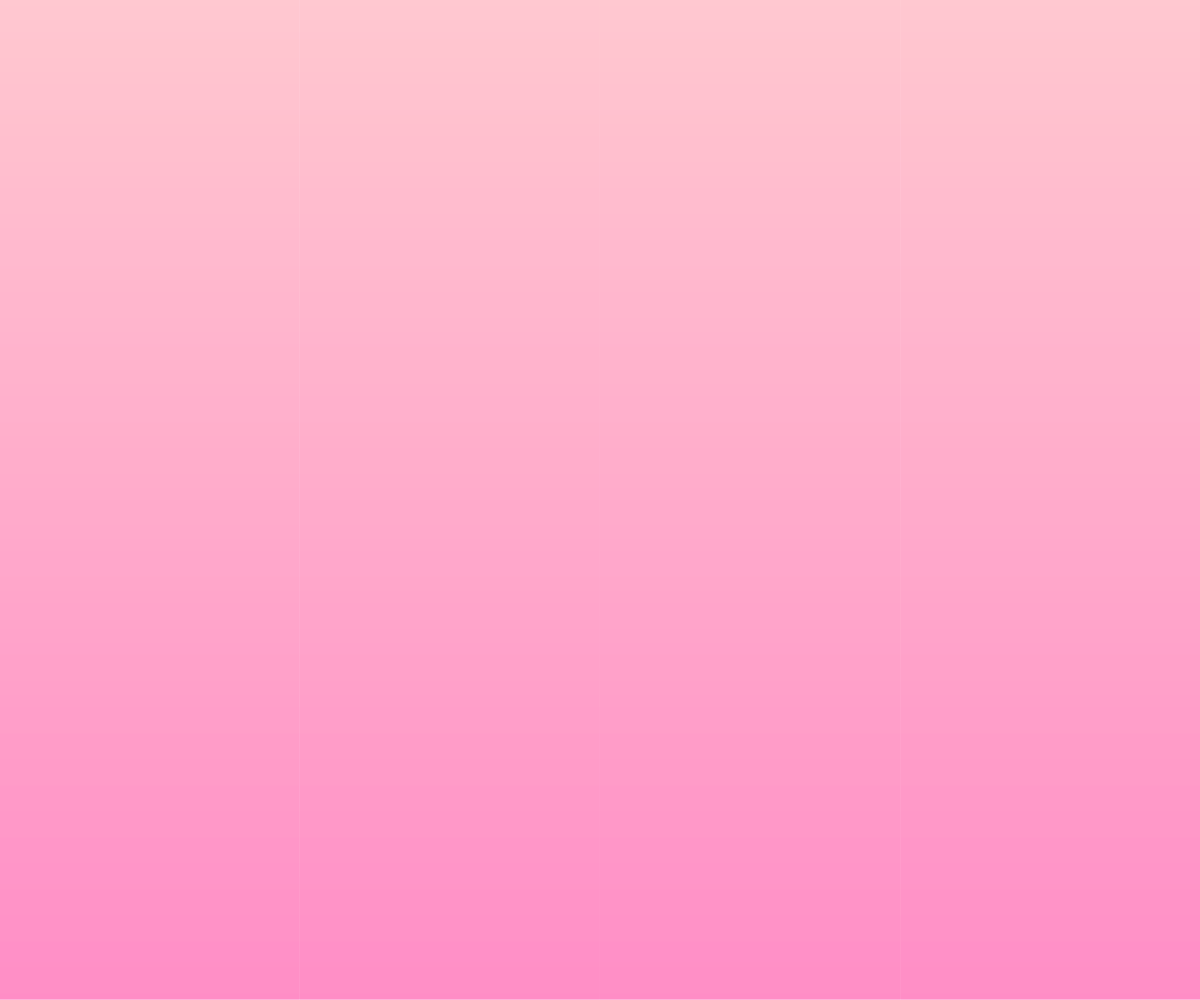
Frame 1 (no input)
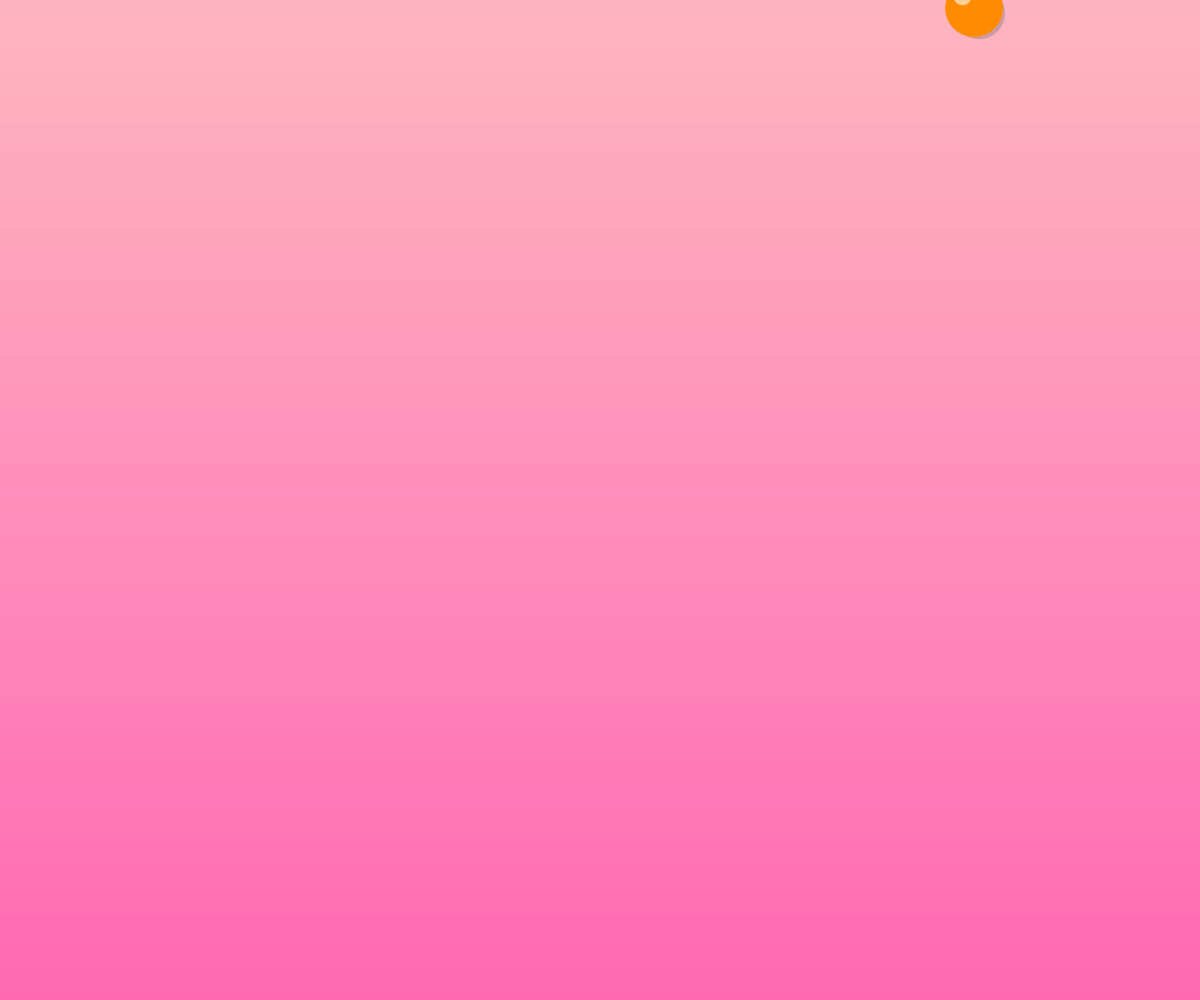
Frame 60 (no input)
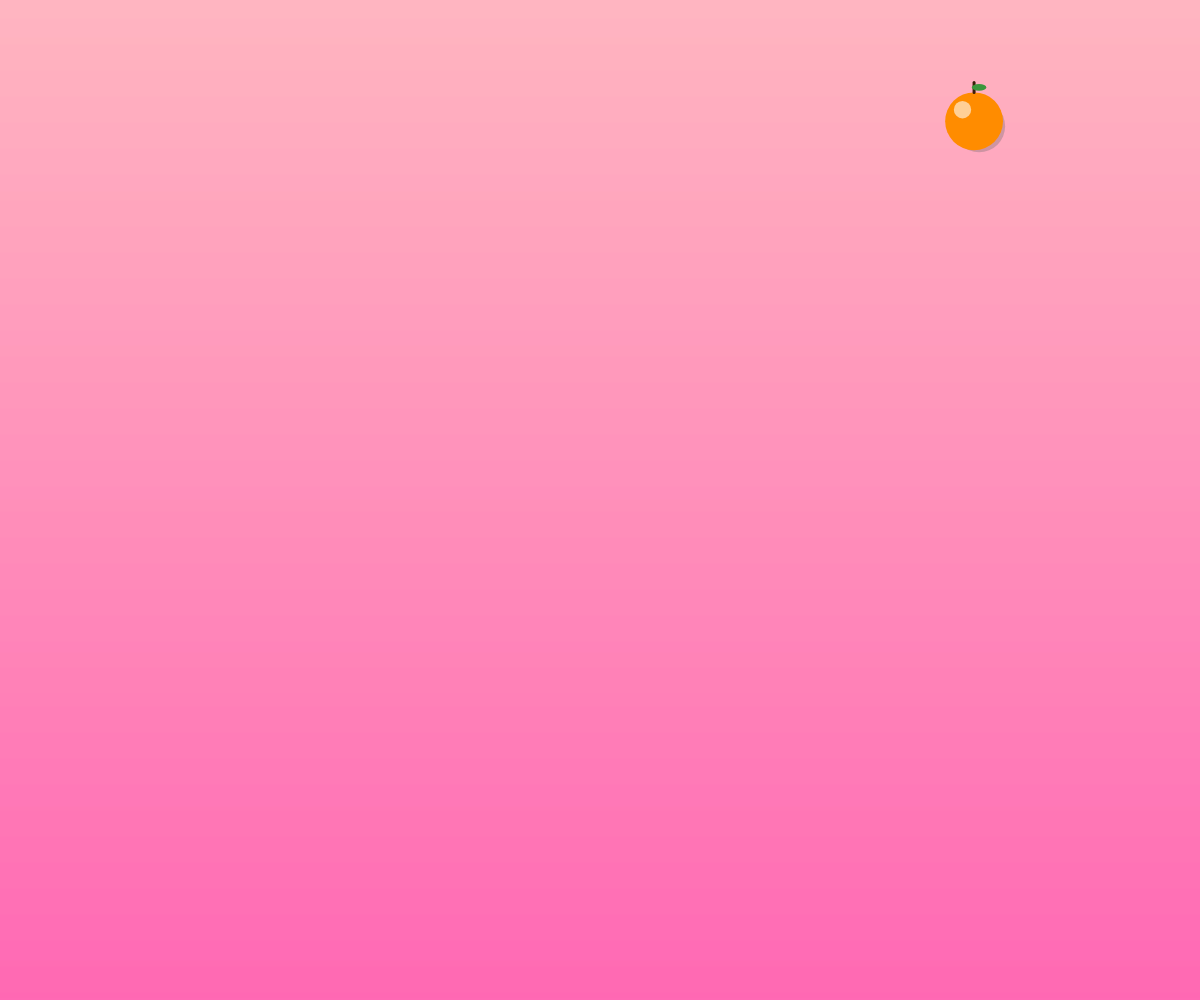
Frame 120 (the mouse pressed at the canvas centre since frame 60)

The p5.js sketch that drew these frames (run headless with seeded random() and noise() and a simulated clock; from frame 60 on, the mouse is pressed at the canvas centre):

// p5.js sketch
// ── sketch.js
let naranjas = [];
let cantidad = 10;

function setup() {
  createCanvas(windowWidth, windowHeight);
  noStroke();

  // Crear naranjas con posiciones y tamaños aleatorios
  for (let i = 0; i < cantidad; i++) {
    let x = random(width);
    let y = random(-height, 0);
    let tam = random(40, 80);
    let velocidad = random(1, 3);
    naranjas.push(new Naranja(x, y, tam, velocidad));
  }
}

function draw() {
  drawGradientBackground();

  // Dibujar y mover las naranjas
  for (let n of naranjas) {
    n.show();
    n.move();
  }
}

// --- Función para dibujar fondo degradado rosa ---
function drawGradientBackground() {
  for (let y = 0; y < height; y++) {
    // Interpolamos el color de arriba a abajo
    let inter = map(y, 0, height, 0, 1);
    let c = lerpColor(color(255, 182, 193), color(255, 105, 180), inter);
    stroke(c);
    line(0, y, width, y);
  }
}

// --- Clase Naranja ---
class Naranja {
  constructor(x, y, tam, velocidad) {
    this.x = x;
    this.y = y;
    this.tam = tam;
    this.velocidad = velocidad;
    this.colorBase = color(255, 140, 0);
  }

  show() {
    // sombra
    fill(100, 80);
    ellipse(this.x + 5, this.y + 5, this.tam * 0.9);

    // cuerpo
    fill(this.colorBase);
    ellipse(this.x, this.y, this.tam);

    // brillo
    fill(255, 150);
    ellipse(this.x - this.tam * 0.2, this.y - this.tam * 0.2, this.tam * 0.3);

    // tallo
    stroke(60, 30, 10);
    strokeWeight(3);
    line(this.x, this.y - this.tam / 2, this.x, this.y - this.tam / 2 - 10);

    // hoja
    fill(60, 150, 60);
    noStroke();
    ellipse(this.x + 5, this.y - this.tam / 2 - 5, this.tam * 0.25, this.tam * 0.12);
  }

  move() {
    this.y += this.velocidad;

    // Si sale del lienzo, reaparece arriba
    if (this.y > height + this.tam / 2) {
      this.y = -this.tam / 2;
      this.x = random(width); 
      this.velocidad = random(1, 3); 
    }
  }
}

// Ajustar canvas al tamaño de la ventana al redimensionar
function windowResized() {
  resizeCanvas(windowWidth, windowHeight);
}

// ── style.css
/* --- style.css --- */

/* Quitar márgenes y scroll, centrar lienzo */
html, body {
  margin: 0;
  padding: 0;
  overflow: hidden;       
  height: 100%;
  display: flex;
  justify-content: center;
  align-items: center;

  /* Degradado de fondo verde */
  background: linear-gradient(to bottom, #a8e6a3, #2e8b57); 
  /* #a8e6a3 = verde claro
     #2e8b57 = verde intenso */

  font-family: Arial, sans-serif;
}

/* Lienzo p5.js */
canvas {
  display: block;            
  box-shadow: 0 0 20px rgba(0,0,0,0.2); 
  border-radius: 5px;        
}

/* Título opcional */
h1 {
  position: absolute;
  top: 20px;
  width: 100%;
  text-align: center;
  color: #fff;
  text-shadow: 1px 1px 5px rgba(0,0,0,0.5);
  font-size: 2rem;
  pointer-events: none; 
}
